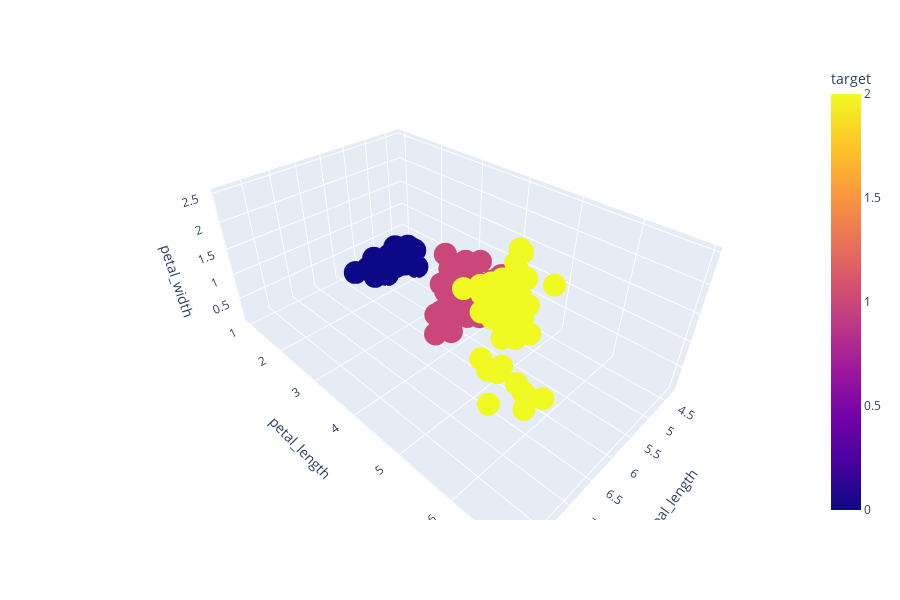

Notebook source saved alongside this figure:
### Code cell
px.scatter_3d(df, x='sepal_length', y='petal_length', z='petal_width',
              color='target', height=600)

### Figure 1 — Plotly figure (JSON) as saved in the notebook; plotly's stock layout.template omitted (floating-point values rounded to 4 significant figures; data arrays with more than 128 entries replaced by an {"elided": "..."} marker saying what was removed)
{"data": [{"hovertemplate": "sepal_length=%{x}<br>petal_length=%{y}<br>petal_width=%{z}<br>target=%{marker.color}<extra></extra>", "legendgroup": "", "marker": {"color": {"elided": "150 int values"}, "coloraxis": "coloraxis", "symbol": "circle"}, "mode": "markers", "name": "", "scene": "scene", "showlegend": false, "type": "scatter3d", "x": {"elided": "150 float values"}, "y": {"elided": "150 float values"}, "z": {"elided": "150 float values"}}], "layout": {"coloraxis": {"colorbar": {"title": {"text": "target"}}, "colorscale": [[0, "#0d0887"], [0.1111, "#46039f"], [0.2222, "#7201a8"], [0.3333, "#9c179e"], [0.4444, "#bd3786"], [0.5556, "#d8576b"], [0.6667, "#ed7953"], [0.7778, "#fb9f3a"], [0.8889, "#fdca26"], [1, "#f0f921"]]}, "height": 600, "legend": {"tracegroupgap": 0}, "margin": {"t": 60}, "scene": {"domain": {"x": [0, 1], "y": [0, 1]}, "xaxis": {"title": {"text": "sepal_length"}}, "yaxis": {"title": {"text": "petal_length"}}, "zaxis": {"title": {"text": "petal_width"}}}}}
